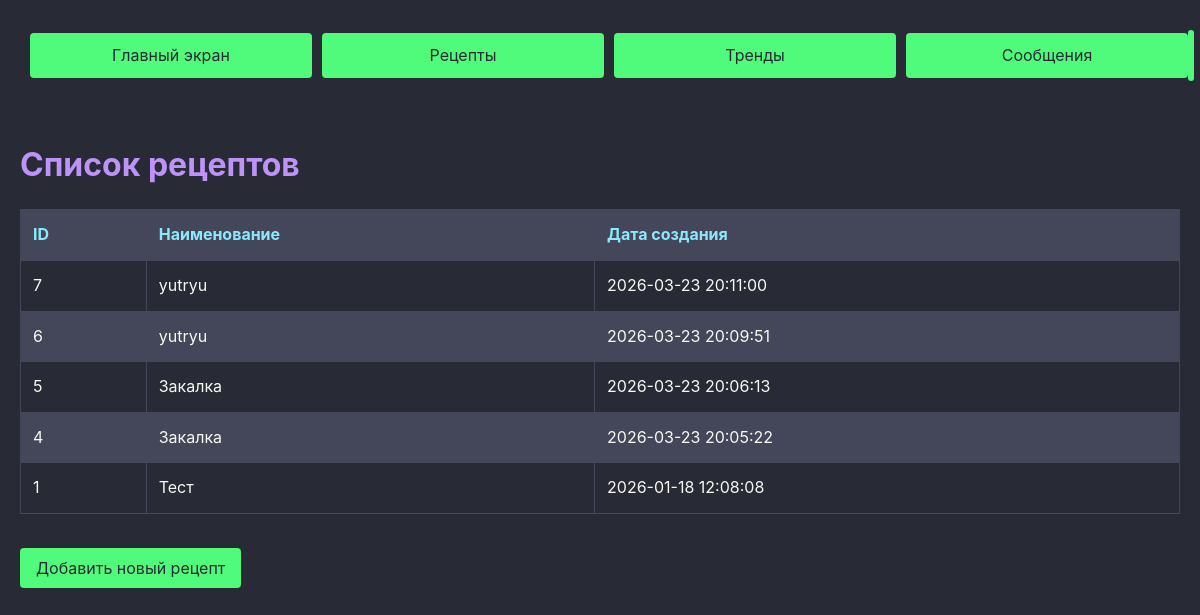
The app's page /recipes/ with its own data.
### vars/models.py (models this page shows, shortened)
class Recipe(models.Model):
    name = models.CharField(max_length=50 )
    created_at = models.DateTimeField(auto_now_add=True)
    updated_at = models.DateTimeField(auto_now=True)
    var1 = models.FloatField()
    var2 = models.IntegerField()
    var3 = models.BooleanField(default=True)
    class Meta:
        ordering = ['-created_at']

### vars/views.py (the view)
# urls.py: path('', index, name='recipe_list'),
def index(request):
    template = loader.get_template('vars/index.html')
    recipes = Recipe.objects.order_by('-created_at')
    context = {'recipes': recipes}
    return HttpResponse(template.render(context, request))

### vars/templates/vars/index.html (shortened to what this page needs)
{% extends "base.html" %}
{% load static %}
{% block content %}
        <h1>Список рецептов</h1>
        <table class="recipe-table">
        <thead>
            <tr>
            <th>ID</th>
            <th>Наименование</th>
            <th>Дата создания</th>
            </tr>
        </thead>
        <tbody>
            {% for recipe in recipes %}
            <tr>
            <td>{{ recipe.id }}</td>
            <td>{{ recipe.name }}</td>
            <td>{{ recipe.created_at|date:"Y-m-d H:i:s" }}</tdS>
            </tr>
            {% endfor %}
        </tbody>
        </table>
<a href="{% url 'add_new' %}" class="btn">Добавить новый рецепт</a>
{% endblock %}

### vars/static/vars/css/dracula.css (style rules this page uses)
:root { --dracula-background: #282a36; --dracula-current-line: #44475a; --dracula-selection: #44475a; --dracula-foreground: #f8f8f2; --dracula-comment: #6272a4; --dracula-cyan: #8be9fd; --dracula-green: #50fa7b; --dracula-orange: #ffb86c; --dracula-pink: #ff79c6; --dracula-purple: #bd93f9; --dracula-red: #ff5555; --dracula-yellow: #f1fa8c; --table_width: 600px; }
body { background-color: var(--dracula-background); color: var(--dracula-foreground); font-family: -apple-system, BlinkMacSystemFont, "Segoe UI", Roboto, "Helvetica Neue", Arial, "Noto Sans", sans-serif; margin: 0; padding: 20px; line-height: 1.6; }
h1, h2, h3, h4, h5, h6 { color: var(--dracula-purple); margin-top: 1.5em; margin-bottom: 0.5em; }
a { color: var(--dracula-cyan); text-decoration: none; transition: color 0.3s; }
button, a.btn, a.btn_show, a.btn_edit,a.btn_delete { background-color: var(--dracula-green); color: var(--dracula-background); border: none; padding: 10px 16px; border-radius: 4px; cursor: pointer; font-size: 1rem; transition: background-color 0.3s, transform 0.1s; width: 250px; height: 50px; }
table { width: 100%; border-collapse: collapse; margin: 1.2em 0; }
table th, table td { border: 1px solid var(--dracula-selection); padding: 12px; text-align: left; }
table th { background-color: var(--dracula-current-line); color: var(--dracula-cyan); }
table tr:nth-child(even) { background-color: var(--dracula-selection); }

### records on screen
Recipe: id "7", name "yutryu", created_at "2026-03-23 20:11:00"
Recipe: id "6", name "yutryu", created_at "2026-03-23 20:09:51"
Recipe: id "5", name "Закалка", created_at "2026-03-23 20:06:13"
Recipe: id "4", name "Закалка", created_at "2026-03-23 20:05:22"
Recipe: id "1", name "Тест", created_at "2026-01-18 12:08:08"
